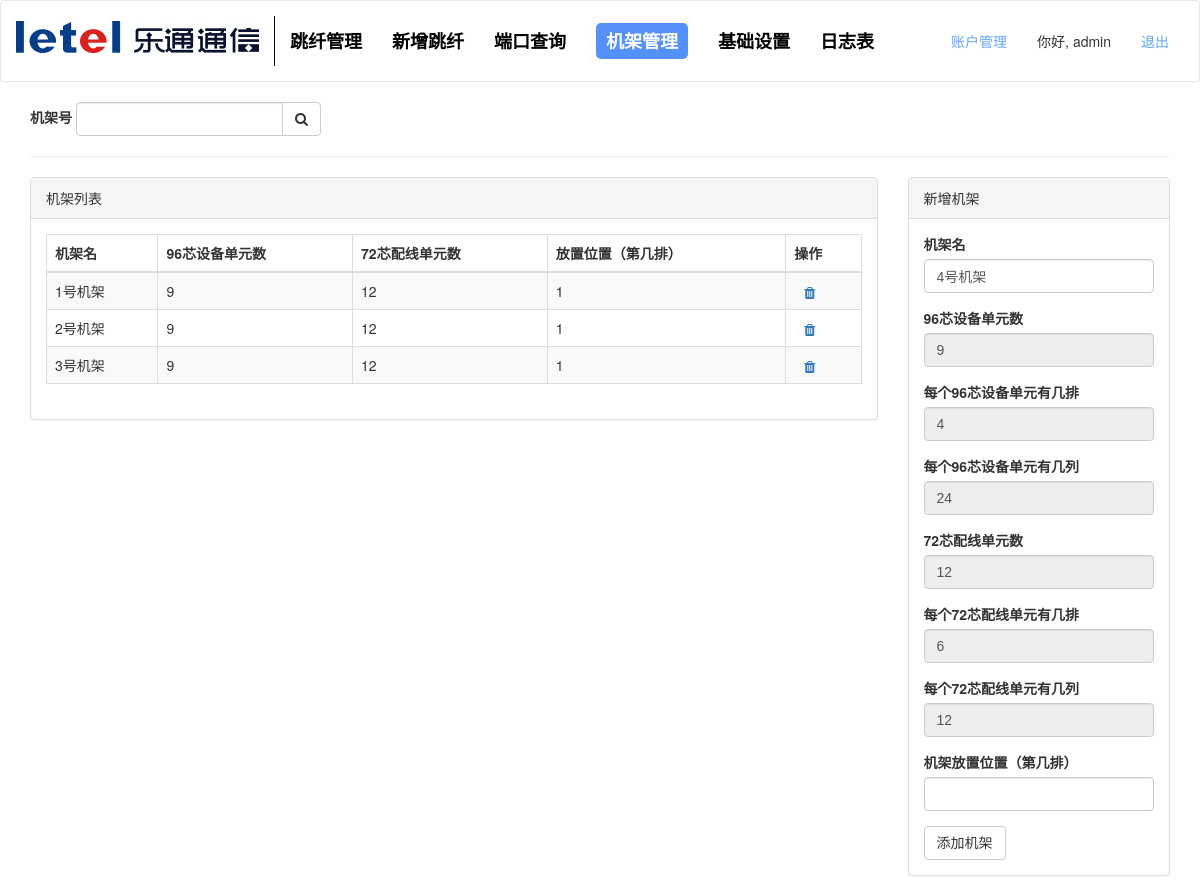
Screenshot of /shebei (signed in) with the database file from the repository.
### app/models.py (models this page shows, shortened)
class User(UserMixin, db.Model):
    __tablename__ = 'User'
    id = db.Column(db.Integer, primary_key=True)
    email = db.Column(db.String(64))
    username = db.Column(db.String(64), unique=True, index=True)
    password_hash = db.Column(db.String(128))
    role_id = db.Column(db.Integer, db.ForeignKey('roles.id')) #外键role_id = roles.id= roles表中的id
    status = db.Column(db.Boolean, default=True)
    logs = db.relationship('Log', backref='user', lazy='dynamic')
    @property
    def password(self):
        raise AttributeError('password is not a readable attribute')
    def can(self, permissions):
        return self.role is not None and \
            (self.role.permissions & permissions) == permissions
    def is_administrator(self):
        return self.can(Permission.ADMINISTER)

class ShebeiTable(db.Model):
    __tablename__ = '设备'
    id = db.Column(db.Integer, primary_key=True)
    shebei_name = db.Column(db.String(64))
    front_slotNums = db.Column(db.Integer) #slot块数
    front_slot_rows = db.Column(db.Integer) #每块slot有几排
    front_slot_cols = db.Column(db.Integer) #每块slot有几列
    back_slotNums = db.Column(db.Integer)
    back_slot_rows = db.Column(db.Integer)
    back_slot_cols = db.Column(db.Integer)
    slot_used_list = db.Column(db.String()) #已被占用的端口 例：[1(1,4),3(2,3),4(3,1),7(3,24)]
    shebei_place = db.Column(db.Integer) # 设备放置位置（第几排）

### app/main/views.py (the view, shortened to what this page needs)
@main.route('/shebei',methods=['GET','POST'])
@login_required
def shebei():
    form = CreateShebeiForm()
    form.front_slotNums.render_kw = {'disabled':'true'}
    form.front_slot_rows.render_kw = {'disabled':'true'}
    form.front_slot_cols.render_kw = {'disabled':'true'}
    form.back_slotNums.render_kw = {'disabled':'true'}
    form.back_slot_rows.render_kw = {'disabled':'true'}
    form.back_slot_cols.render_kw = {'disabled':'true'}
    shebeiTables = ShebeiTable.query.order_by(ShebeiTable.shebei_name.asc()).all()
    results = ShebeiTable.query.order_by(ShebeiTable.shebei_name.asc()).all()
    if results:
        if results[-1].shebei_name[1:2] == '号':
            form.shebei_name.data = str(int(results[-1].shebei_name[0:1]) + 1) + '号机架'
        else:
            form.shebei_name.data = ''
    return render_template('shebei.html', shebeiTables=shebeiTables, form=form)

### app/main/forms.py
class CreateShebeiForm(FlaskForm):
    shebei_name = StringField('机架名') #设备1
    front_slotNums = IntegerField('96芯设备单元数', default=9) #front_96_slotNums=range(1,10) #9
    front_slot_rows = IntegerField('每个96芯设备单元有几排', default=4) #96芯4排
    front_slot_cols = IntegerField('每个96芯设备单元有几列', default=24) #96芯24列
    back_slotNums = IntegerField('72芯配线单元数', default=12) #72芯12块
    back_slot_rows = IntegerField('每个72芯配线单元有几排', default=6) #72芯6排
    back_slot_cols = IntegerField('每个72芯配线单元有几列', default=12) #72芯12列
    shebei_place = IntegerField('机架放置位置（第几排）')
    submit = SubmitField('添加机架')

### app/models.py (called while the page is built)
@login_manager.user_loader
def load_user(user_id):
    return User.query.get(int(user_id))

### app/templates/shebei.html (shortened to what this page needs)
{% extends "base.html" %}
{% import "bootstrap/wtf.html" as wtf %}
{% block styles %}
    {{ super() }}
    <link href={{ url_for('static', filename = 'vendor/app/css/shebei.css') }} rel="stylesheet">
{% endblock %}
{% block page_content %}
<div class="page-header" style="background: #ffffff">
<form class="form-inline" method="POST" action="{{ url_for('main.shebei') }}">
        <div class="form-group">
            <label for="Number">机架号</label>
            <div class="input-group">
                <input type="text" class="form-control" id="Number" name="Number">
                <div class="input-group-btn">
                    <button class="btn btn-default" type="submit" name="search" value="搜索">
                        <i class="fa fa-search"></i>
                    </button>
                </div>
            </div>
        </div>
    </form>
</div>
<div class="row">
    <div class="col-lg-9">
        <div class="panel panel-default">
            <div class="panel-heading">
                机架列表
            </div>
            <div class="panel-body">
                <div class="table-responsive">
                    <table class="table table-striped table-bordered table-hover">
                        <thead>
                            <tr>
                                <th>机架名</th>
                                <th>96芯设备单元数</th>
                                <th>72芯配线单元数</th>
                                <th>放置位置（第几排）</th>
                                <th>操作</th>
                            </tr>
                        </thead>
                        <tbody>
                            {% for shebeiTable in shebeiTables %}
                                <tr>
                                    <td>{{ shebeiTable.shebei_name }}</td>
                                    <td>{{ shebeiTable.front_slotNums }}</td>
                                    <td>{{ shebeiTable.back_slotNums }}</td>
                                    <td>{{ shebeiTable.shebei_place }}</td>
                                    <td>
                                        <a class="icon" href="/shebei/delete/{{ shebeiTable.id }}" title="删除" style="margin-left: 10px;">
                                            <span class="fa fa-trash glyphicon glyphicon-trash"></span>
                                        </a>
                                    </td>
                                </tr>
                            {% endfor %}
                        </tbody>
                    </table>
                </div>
            </div>
        </div>
    </div>
    <div class="col-lg-3">
        <div class="panel panel-default">
            <div class="panel-heading">
                新增机架
            </div>
            <div class="panel-body">
                {{ wtf.quick_form(form) }}
            </div>
        </div>
    </div>
</div>
{% endblock %}

### app/templates/base.html (shortened to what this page needs)
{% extends "bootstrap/base.html" %}
{% block styles %}
    {{ super() }}
    <link href={{ url_for('static', filename = 'vendor/bootstrap/css/bootstrap.min.css') }} rel="stylesheet">
    <link href={{ url_for('static', filename = 'vendor/app/css/normalize.css') }} rel="stylesheet">
    <link href={{ url_for('static', filename = 'vendor/app/css/base.css') }} rel="stylesheet">
    <link href={{ url_for('static', filename = 'vendor/font-awesome/css/font-awesome.min.css') }} rel="stylesheet" type="text/css">
{% endblock %}
{% block body_attribs %}
     onload="draw();"
{% endblock %}
{% block navbar %}
    <div class="navbar navbar-default" role="navigation">
        <div class="container">
            <div class="navbar-header">
                <a class="navbar-brand" href="/"><img src="/static/images/logo.jpg"></a>
            </div>
            <div class="navbar-collapse collapse">
                <ul class="nav navbar-nav">
                    <li><a href="/"><span>跳纤管理</span></a></li>
                    <li><a href="/new-jumping"><span>新增跳纤</span></a></li>
                    <li><a href="/interface"><span>端口查询</span></a></li>
                    <li><a href="/shebei"><span>机架管理</span></a></li>
                    <li><a href="/setting"><span>基础设置</span></a></li>
                    <li><a href="/log"><span>日志表</span></a></li>
                </ul>
                <ul class="nav navbar-nav navbar-right">
                    {% if current_user.is_administrator() %}
                        <li><a href="{{ url_for('auth.account') }}">账户管理</a></li>
                    {% endif %}
                    {% if current_user.is_authenticated %}
                        <li class="hello-user"><span>你好, {{ current_user.username }}</span></li>
                        <li><a href="{{ url_for('auth.logout') }}">退出</a></li>
                    {% else %}
                        <li><a href="{{ url_for('auth.login') }}">登入</a></li>
                    {% endif %}
                </ul>
            </div>
        </div>
    </div>
{% endblock %}
{% block content %}
<div class="container">
{% block page_content %}{% endblock %}
</div>
{% endblock %}

### rows the page displays
User: username "admin"
ShebeiTable: shebei_name "1号机架", front_slotNums "9", back_slotNums "12", shebei_place "1"
ShebeiTable: shebei_name "2号机架", front_slotNums "9", back_slotNums "12", shebei_place "1"
ShebeiTable: shebei_name "3号机架", front_slotNums "9", back_slotNums "12", shebei_place "1"
